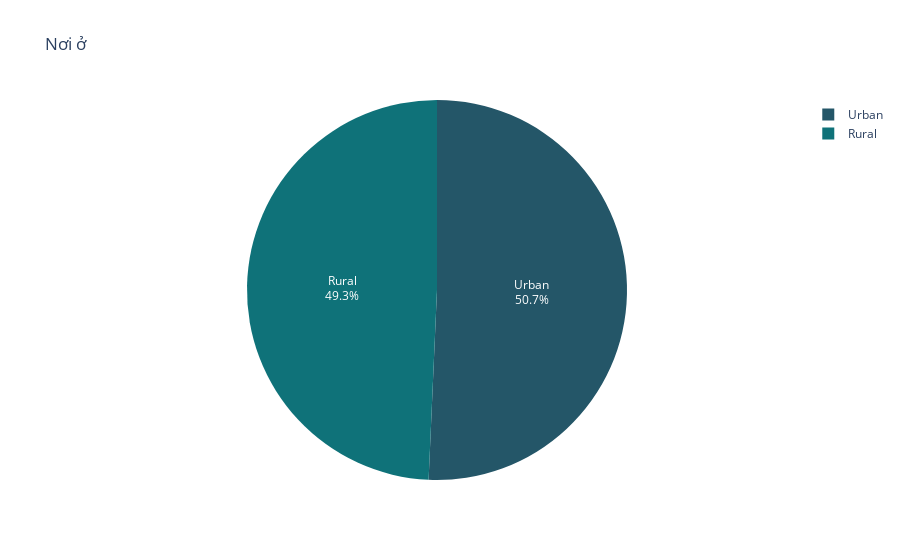

The cell this chart's notebook holds for it:
### Code cell
Residence_types = dict(data_raw['Residence_type'].value_counts())
fig = px.pie(names = Residence_types.keys(),values = Residence_types.values(),title = 'Nơi ở',color_discrete_sequence=px.colors.sequential.Aggrnyl)
fig.update_traces(textposition='inside', textinfo='percent+label')

### Figure 1 — Plotly figure (JSON) as saved in the notebook; plotly's stock layout.template omitted (floating-point values rounded to 4 significant figures)
{"data": [{"domain": {"x": [0, 1], "y": [0, 1]}, "hovertemplate": "label=%{label}<br>value=%{value}<extra></extra>", "labels": ["Urban", "Rural"], "legendgroup": "", "name": "", "showlegend": true, "textinfo": "percent+label", "textposition": "inside", "type": "pie", "values": [2160, 2100]}], "layout": {"legend": {"tracegroupgap": 0}, "piecolorway": ["rgb(36, 86, 104)", "rgb(15, 114, 121)", "rgb(13, 143, 129)", "rgb(57, 171, 126)", "rgb(110, 197, 116)", "rgb(169, 220, 103)", "rgb(237, 239, 93)"], "title": {"text": "Nơi ở"}}}
